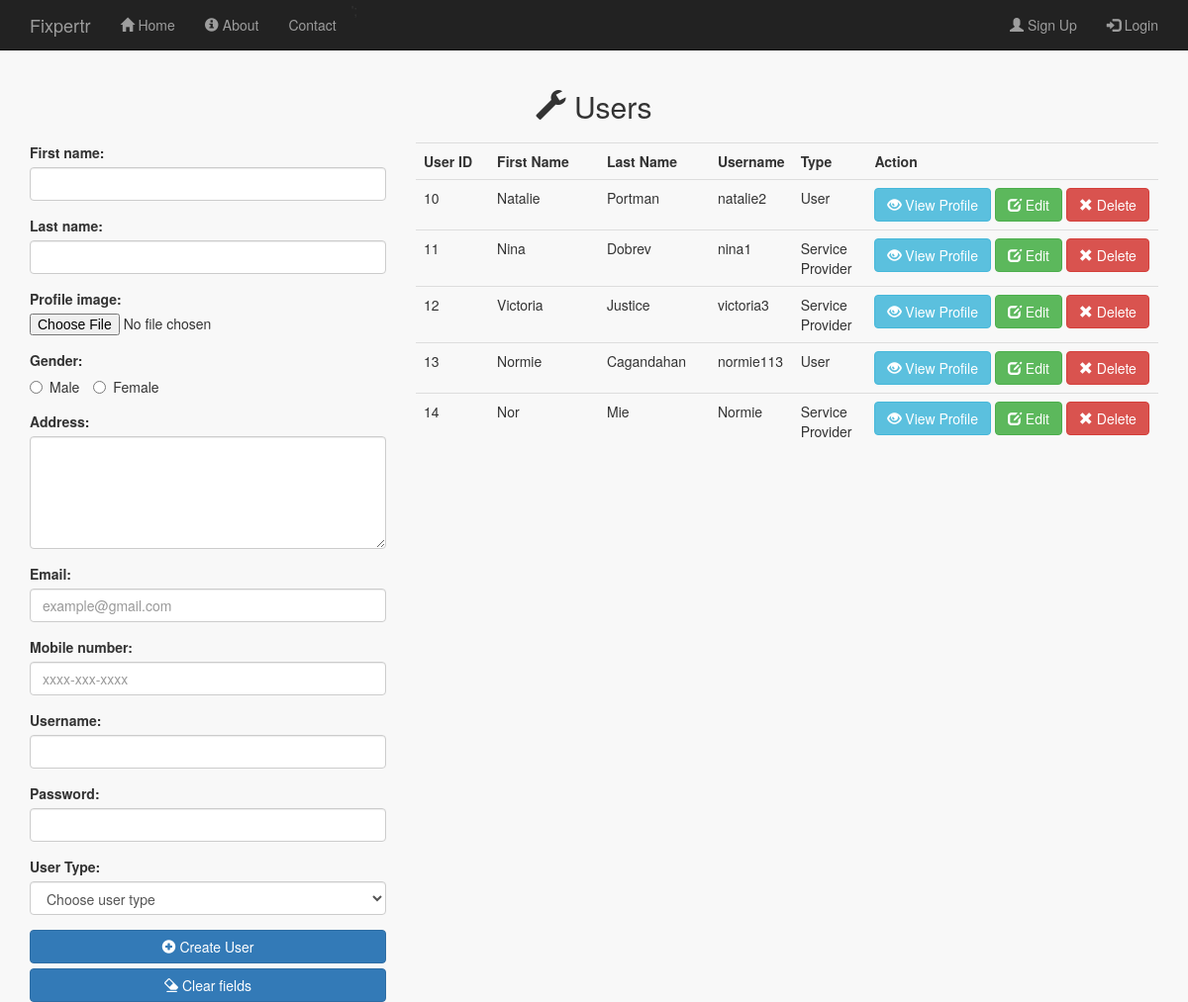
/public/users_admin.php, run on an earlier commit of the app's database.
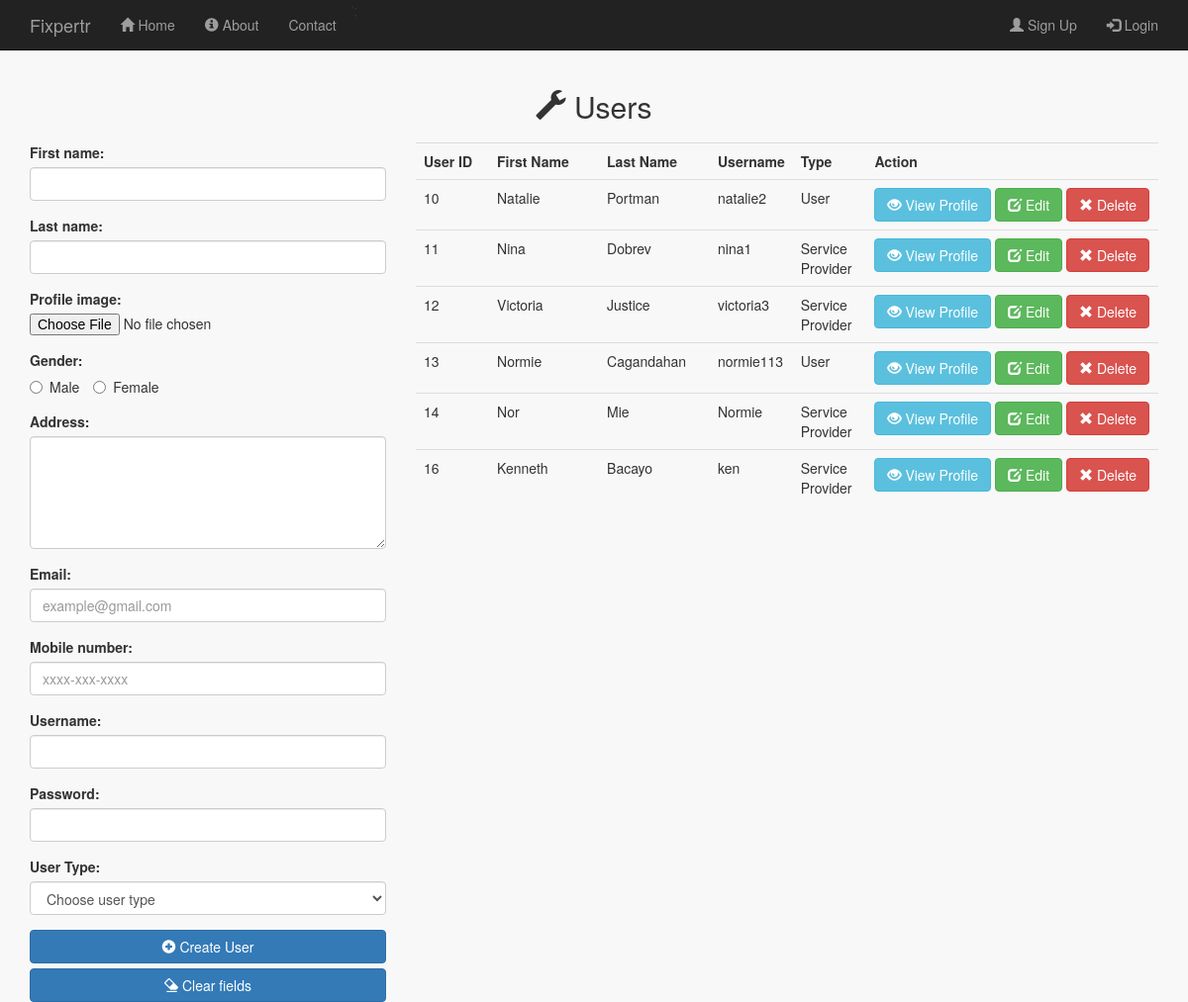
And on a later commit of the database.
### tables this page shows
CREATE TABLE IF NOT EXISTS `users` (
  `user_id` int(11) NOT NULL AUTO_INCREMENT,
  `user_first` varchar(256) NOT NULL,
  `user_last` varchar(256) NOT NULL,
  `user_image` varchar(256) DEFAULT NULL,
  `user_gender` varchar(256) DEFAULT NULL,
  `user_address` varchar(256) DEFAULT NULL,
  `user_email` varchar(256) NOT NULL,
  `user_mobile` varchar(20) DEFAULT NULL,
  `user_uid` varchar(256) NOT NULL,
  `user_pwd` varchar(256) NOT NULL,
  `user_type` varchar(256) NOT NULL,
  `date_registered` date NOT NULL,
  `user_timestamp` timestamp NULL DEFAULT NULL,
  `sub_status` tinyint(4) NOT NULL DEFAULT '1',
  PRIMARY KEY (`user_id`)
);

### public/users_admin.php (the view, shortened to what the changed rows need)
<?php
  include_once '../includes/db_connection.php';
  $results = mysqli_query($connection, "SELECT * FROM users ");
?>
<!doctype html>
<html lang="en">
  <head>
    <link rel="stylesheet" type="text/css" href="stylesheets/bootstrap.min.css">
    <link rel="stylesheet" type="text/css" href="stylesheets/mystyles.css">
  </head>
  <body id="users_admin">
    <div class="content container">
     <h2 class="text-center" style="margin-bottom: 20px;"><span class="glyphicon glyphicon-wrench"></span> Users</h2>
    <div class="row">
        <div class="col-md-8">
          <div class="table-responsive"  >
              <table class="table">
                <tr>
                  <th width="10%">User ID</th>
                  <th width="15%">First Name</th>
                  <th width="15%">Last Name</th>
                  <th width="10%">Username</th>
                   <th width="10%">Type</th>
                  <th width="40%">Action</th>
                </tr>
                 <?php while ($row = mysqli_fetch_array($results)) { ?>
                  <tr>
                      <td><?php echo $row['user_id']; ?></td>
                      <td><?php echo $row['user_first']; ?></td>
                      <td><?php echo $row['user_last']; ?></td>
                      <td><?php echo $row['user_uid']; ?></td>
                      <td><?php echo $row['user_type']; ?></td>
                      <td>
                         <a href="p_user.php?user=<?php echo $row['user_id']?>" class="btn btn-info" role="button"><span class="glyphicon glyphicon-eye-open"></span> View Profile</a>
                      <a href="users_admin.php?edit=<?php echo $row['user_id']?>" class="btn btn-success" role="button"><span class="glyphicon glyphicon-edit"></span> Edit</a>
                      <a href="#" data-toggle="modal" data-target="#myModal" class="btn btn-danger" role="button"><span class="glyphicon glyphicon-remove"></span> Delete</a>
                      </td>
                  </tr>
                  <?php } ?>
              </table>
            </div>
        </div>
      </div>
    </div>
    <?php include '../includes/layouts/footer.php';?>

What changed in the data, as far as the page shows it:
added users: user_id "16", user_first "Kenneth", user_last "Bacayo", user_uid "ken", user_type "Service Provider"
